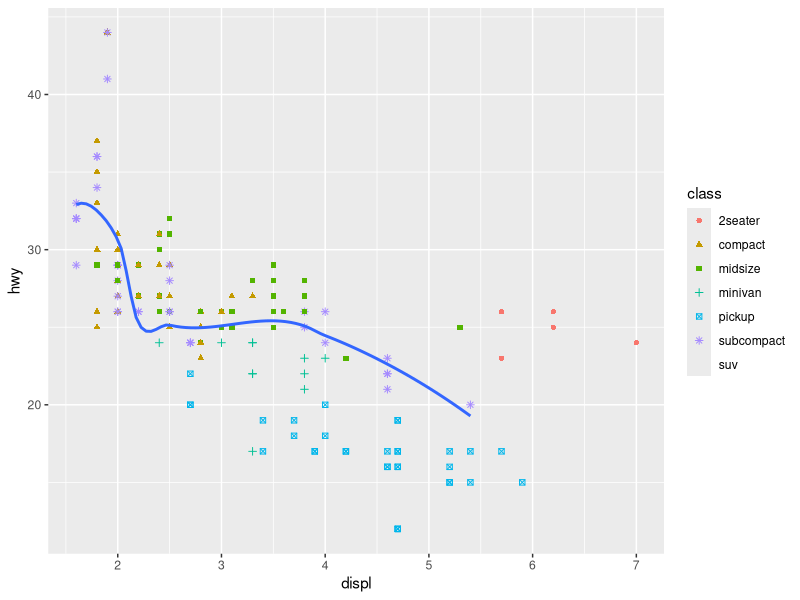
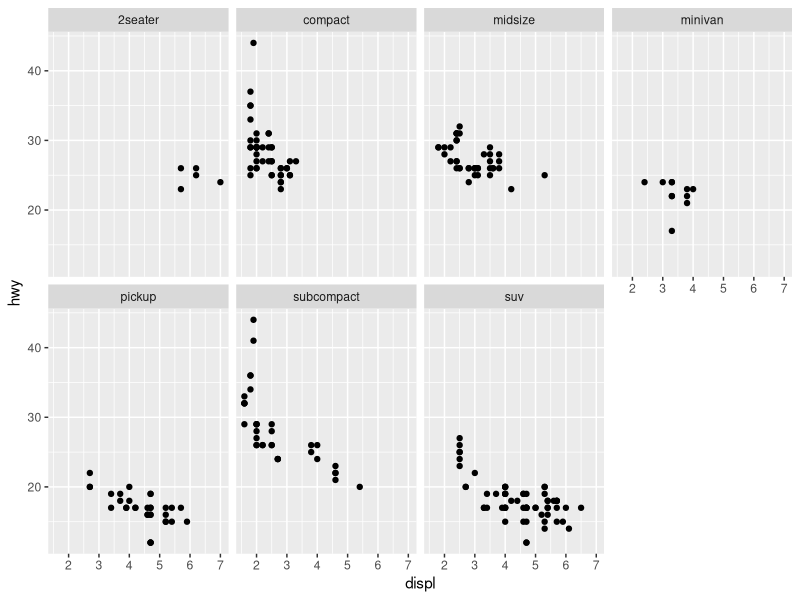
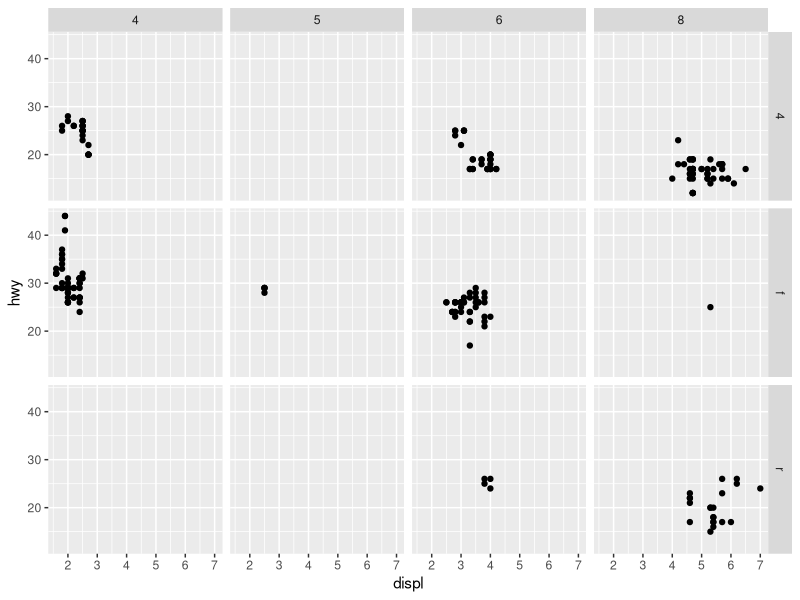
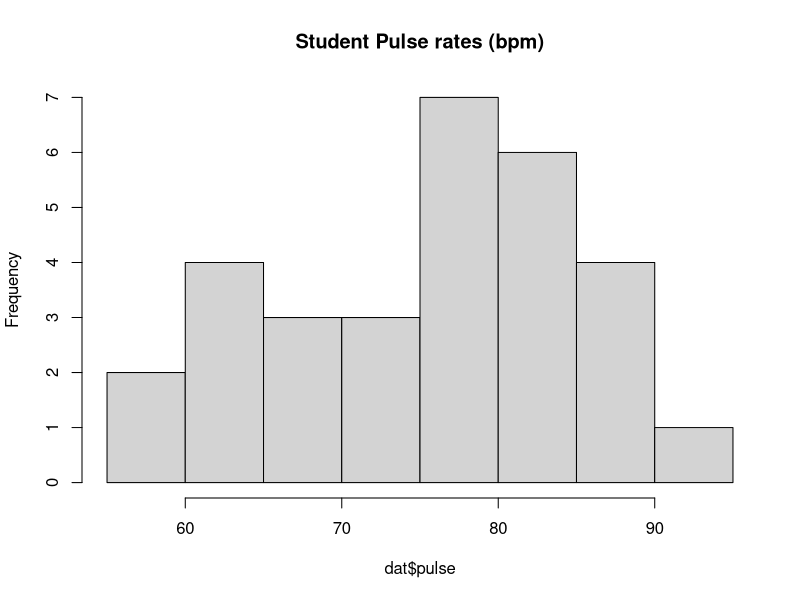
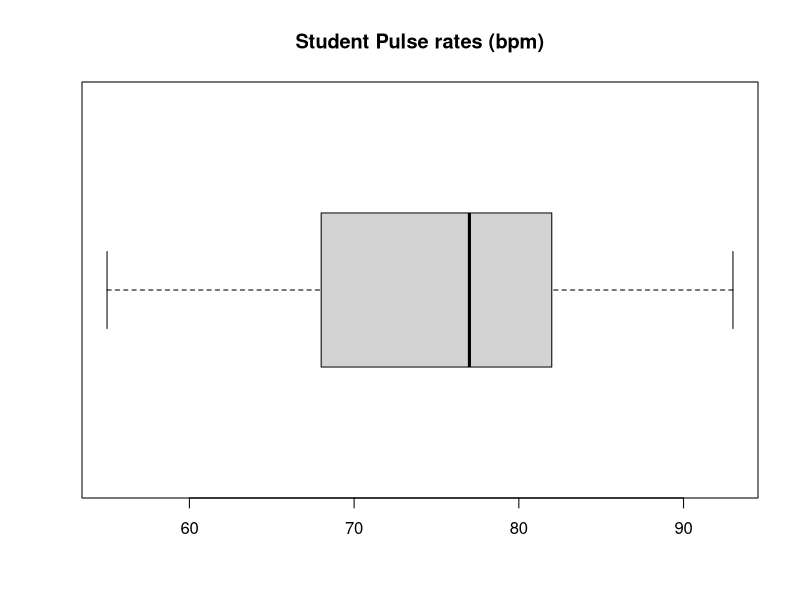

These charts were generated, in order, by the following R code:
## ---- chunk 1
knitr::opts_chunk$set(echo = TRUE)
library(tidyverse)
library(ggplot2)

#library("tidyverse")
#ibrary("devtools")
#library("glue")
#library("dplyr")
#library("stringr")
#library("ggplot2")
#library("knitr")
#library("ggrepel")
#library("patchwork")
#library("janitor")
#library("kableExtra")
#library("bibtex")
## ---- chunk 2
mpg
## ---- chunk 3
library(tidyverse)
library(ggplot2)

carData <- ggplot(data = mpg, mapping = aes(x = displ, y = hwy)) +
  geom_point(mapping = aes(color = class, shape = class)) +
  geom_smooth(data = filter(mpg, class == "subcompact"), se = FALSE)

carData

## ---- chunk 4
ggplot(data = mpg) + 
  geom_point(mapping = aes(x = displ, y = hwy)) + 
  facet_wrap(~ class, nrow = 2)

## ---- chunk 5

ggplot(data = mpg) + 
  geom_point(mapping = aes(x = displ, y = hwy)) + 
  facet_grid(drv ~ cyl)

## ---- chunk 6
dat = read.table("pulse.dat", header=TRUE)
## ---- chunk 7
attach(dat)
## ---- chunk 8
stem(dat$pulse)
## ---- chunk 9
hist(dat$pulse, main = "Student Pulse rates (bpm)")
## ---- chunk 10
boxplot(dat$pulse, horizontal = TRUE,
        main = "Student Pulse rates (bpm)")
## ---- chunk 11
summary(dat$pulse)
## ---- chunk 12
sd(dat$pulse)
## ---- chunk 13
mean(dat$pulse)
## ---- chunk 14
dat1 = read.table("encoder.txt", header = TRUE)
str(dat1) # Look at the data object
dat1 # Look at all observations
head(dat1) # display first six observations
summary(dat1$time) # obtain descriptive statistics
sd(dat1$time)^2 #Find the SD.
pValue <- t.test(dat1$time, mu = 19.25)$p.value
# ifelse(bob < 0.05 <-yes = print("Reject"), no = print("Do not reject"))
if(pValue < 0.05) {
  print("Reject")
} else {
  print("Do Not Reject")
}
# ifelse(pValue<0.05, print("Reject"), print("Don't reject"))
# t.test(dat1$time, mu = 19.25, alternative = "less")

# t.test(dat1$time, mu = 19.25, alternative = "greater")
